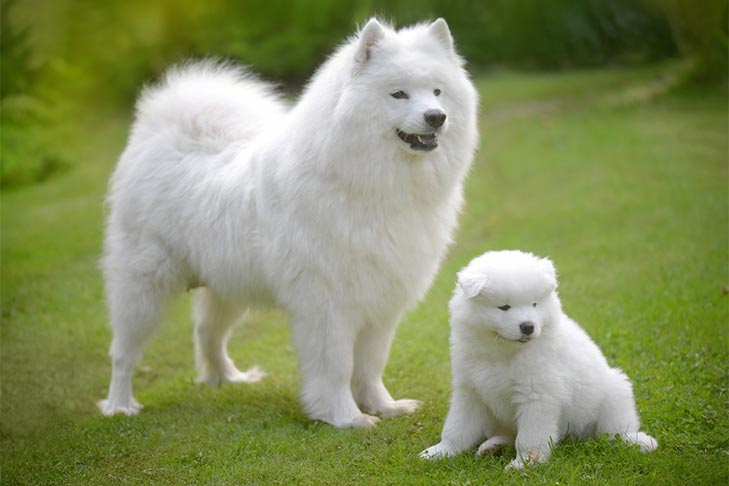
#> input picture images/dog.jpg, 729 x 486 px
$ python geometric_transformation.py
#> lines starting #> are read from the running program, lines starting #| are printed output that depends on the picture
#import opencv library
import cv2 as cv
#import numpy library
import numpy as np

#read the image from computer
img = cv.imread('images/dog.jpg')
#> img is the input picture: shape (486, 729, 3); mean B, G, R 95.4, 143.7, 133.7
cv.imshow('original dog image', img)

#resize - scale up image
resized_up = cv.resize(img, None, fx=2, fy=2, interpolation=cv.INTER_CUBIC)
cv.imshow('Scaled up', resized_up)

#resize - scale down image
resized_down = cv.resize(img, None, fx=0.5, fy=0.5, interpolation=cv.INTER_AREA)
cv.imshow('Scaled down', resized_down)

#translation
#define the transformation matrix (row, colomn, (-)to left)
trans_matrix = np.float32([[1,0,150], [0,1,100]])
#shifting the image
shifted_image = cv.warpAffine(img, trans_matrix, (img.shape[1], img.shape[0]))
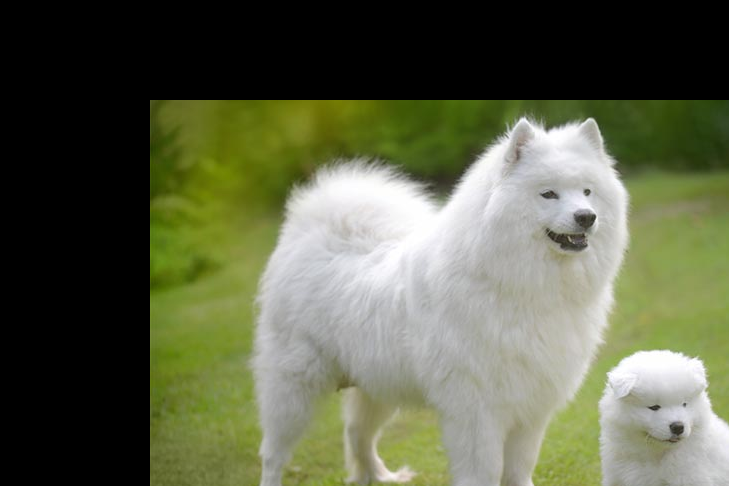
#> shifted_image: shape (486, 729, 3); mean B, G, R 73.6, 98.4, 93.8
cv.imshow('Shifted image', shifted_image)

#rotation
#get cetral point (width/2 height/2)
central_point = img.shape[1] // 2 , img.shape[0] // 2
#> central_point = (364, 243)
#define transformation matrix (central point, angel, scale (scaling value 1 is use to same size))
trans_matrix_rot = cv.getRotationMatrix2D(central_point, 75, 1)
#rotated image
rotated_image = cv.warpAffine(img, trans_matrix_rot, (img.shape[1], img.shape[0]))
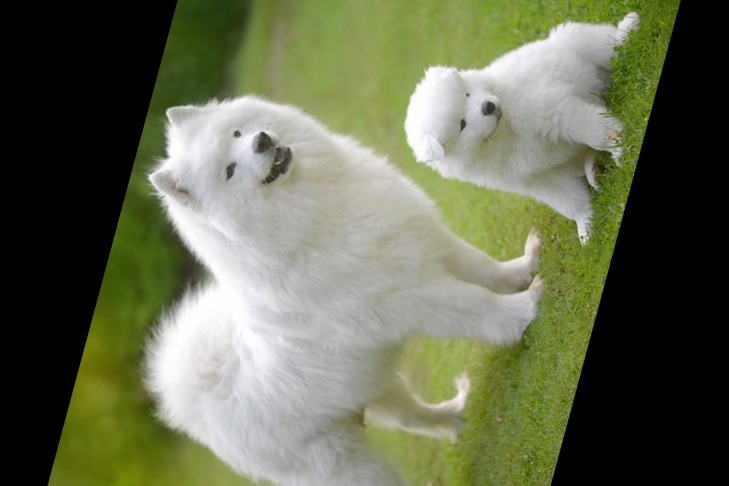
#> rotated_image: shape (486, 729, 3); mean B, G, R 81.4, 107.7, 102.6
cv.imshow('Rotated image', rotated_image)

#Flip (1-horizontal, 0-vertical, -1-both)
f_h_image = cv.flip(img, 1)
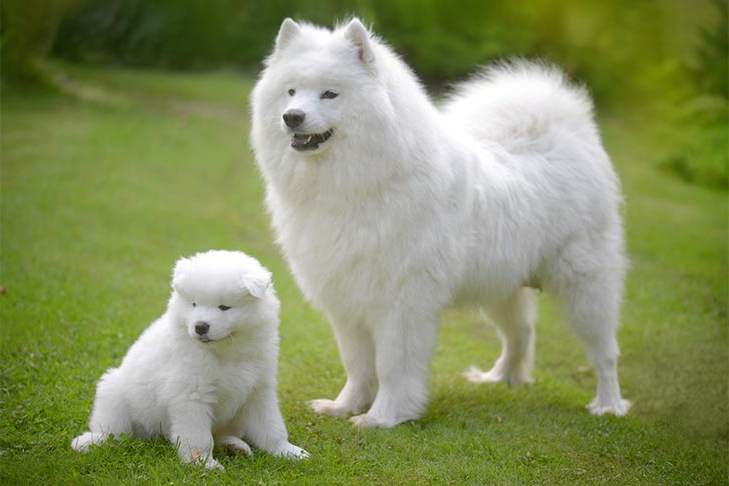
#> f_h_image: shape (486, 729, 3); mean B, G, R 95.4, 143.7, 133.7
cv.imshow('Flipped Horizontal', f_h_image)

f_v_image = cv.flip(img, 0)
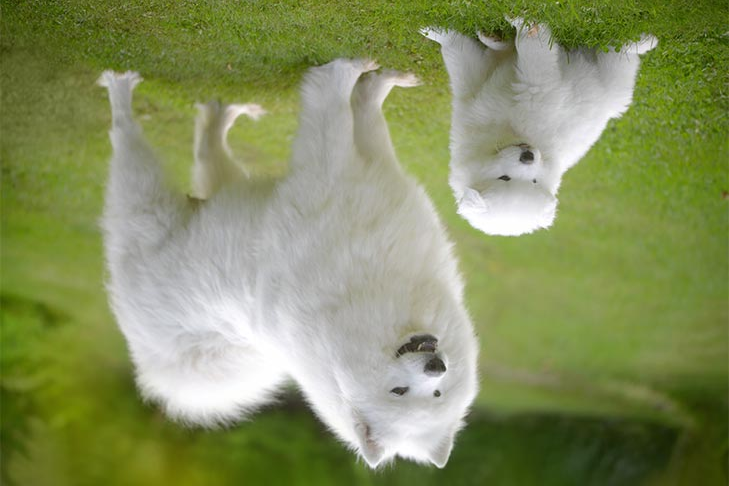
#> f_v_image: shape (486, 729, 3); mean B, G, R 95.4, 143.7, 133.7
cv.imshow('Flipped Vertical', f_v_image)

f_image = cv.flip(img, -1)
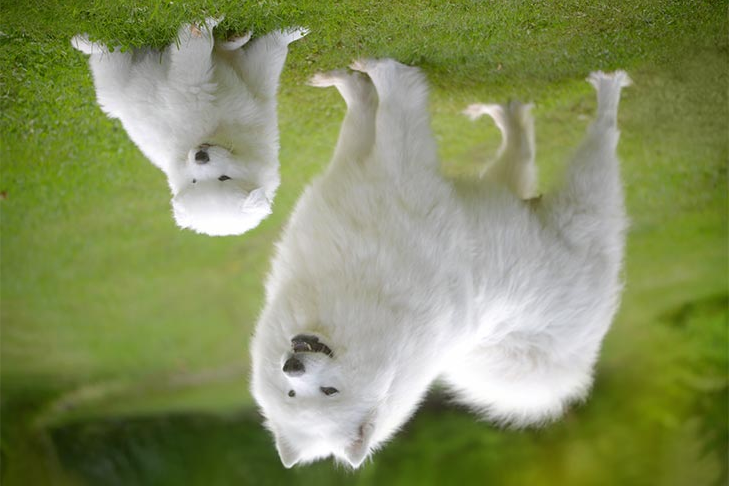
#> f_image: shape (486, 729, 3); mean B, G, R 95.4, 143.7, 133.7
cv.imshow('Flipped Both', f_image)

#Crop
cropped_img = img[100:400 , 200:300]
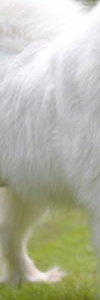
#> cropped_img: shape (300, 100, 3); mean B, G, R 163.6, 182.6, 181.1
cv.imshow('Cropped image', cropped_img)

cv.waitKey(0)

$ run again, with images/ad_d1.jpg copied over images/dog.jpg
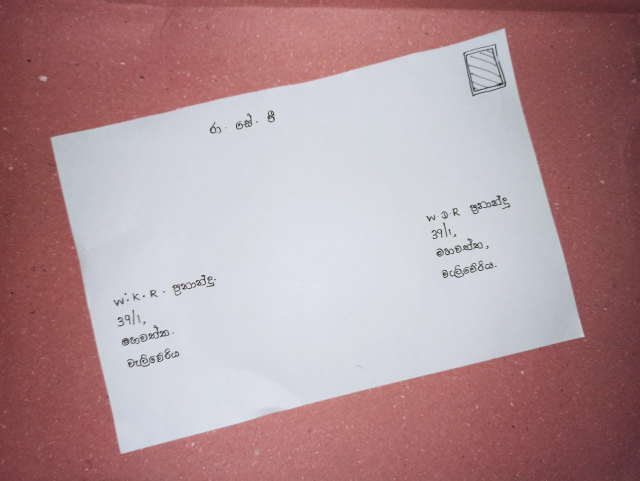
#> input picture images/ad_d1.jpg, 1280 x 961 px (shown at 1/2 size)
#> img is the input picture: shape (961, 1280, 3); mean B, G, R 152.2, 147.6, 177.6
#> `rotated_image = cv.warpAffine(img, trans_matrix_rot, (img.shape[1], im..`:
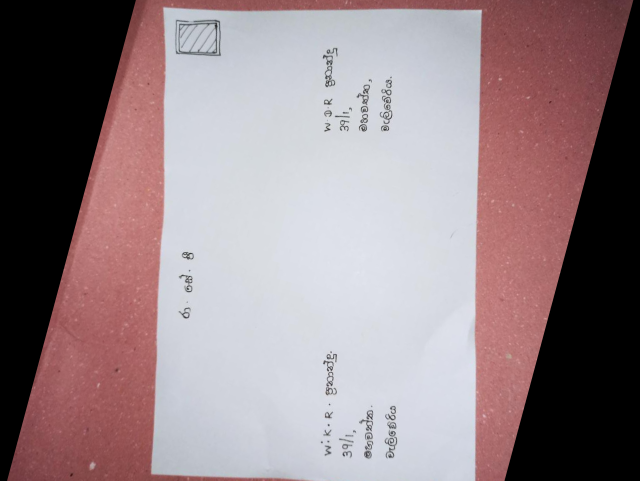
#> rotated_image: shape (961, 1280, 3) (shown at 1/2 size); mean B, G, R 135.4, 131.1, 148.3
#> `cropped_img = img[100:400 , 200:300]`:
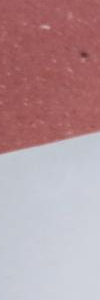
#> cropped_img: shape (300, 100, 3); mean B, G, R 156.6, 151.1, 181.7
